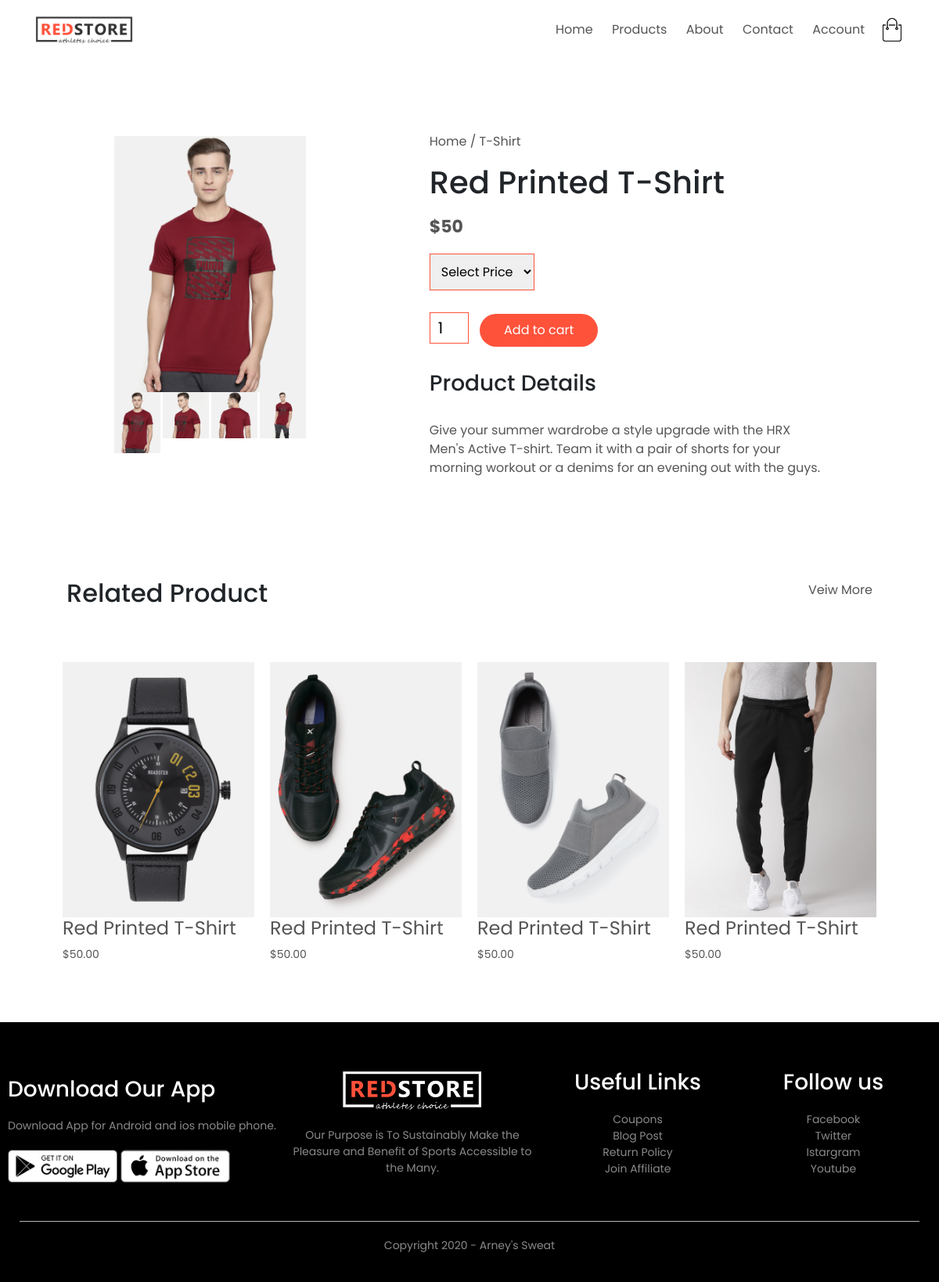
Screenshot of /productpage/1/ with the database file from the repository.
### home/models.py (models this page shows, shortened)
class pppp(models.Model):
    name= models.CharField(max_length=100, null=True)
    price = models.IntegerField()
    description = models.TextField()
    product_pic = models.ImageField(upload_to = 'static/images/')

### home/views.py (the view)
# urls.py: path('productpage/<str:id_test>/', views.productpage, name='productpage'),
def productpage(request,id_test):
    single = pppp.objects.get(id=id_test)
    print(single.name)
    print(single.description)
    context= {"single": single}
    return render(request, 'productpage.html', context)

### templates/productpage.html (shortened to what this page needs)
{% load static %}
<!DOCTYPE html>
<html lang="en">
<head>
    <link rel="stylesheet" href="{% static 'css/bootstrap.css'%}">
    <link rel="stylesheet" href="{% static 'css/style.css' %}">
</head>
<body>
        <div class="container">
            <div class="navbar">
                <div class="logo">
                    <img src="{% static 'images/logo.png' %} " width="125px">
                </div>
                <nav>
                    <ul id="MenuItems">
                        <li><a href="{% url 'home' %}">Home</a></li>
                        <li><a href="{% url 'product' %}">Products</a></li>
                        <li><a href="{% url 'about'  %}">About</a></li>
                        <li><a href="">Contact</a></li>
                        <li><a href="{% url 'account' %}">Account</a></li>
                    </ul>
                </nav>
                <img src="{% static 'images/cart.png' %}" width="30px" height="30px">
            </div>
        </div>
    <div class="small-container single-product">
        <div class="row">
            <div class="col-4">
                <img src="{{single.product_pic.url}} " width="100%" id="ProductImg">
                <div class="small-img-row">
                    <div class="small-img-col">
                        <img src="{{single.product_pic.url}} " width="100%" class="small-img">
                    </div>
                    <div class="small-img-col">
                        <img src="{% static 'images/gallery-2.jpg' %} " width="100%" class="small-img" >
                    </div>
                    <div class="small-img-col">
                        <img src="{% static 'images/gallery-3.jpg' %}" width="100%" class="small-img">
                    </div><div class="small-img-col">
                        <img src="{% static 'images/gallery-4.jpg' %}" width="100%" class="small-img">
                    </div>
                </div>
            </div>
            <div class="col-6">
                <p>Home / T-Shirt</p>
                <h1> {{single.name}}</h1>
                <h4>${{single.price}}</h4>
                <select>
                    <option>Select Price</option>
                </select>
                <input type="number" value="1">
                <a href="" class="btn">Add to cart</a>
                <h3> Product Details</h3>
                <br>
                <p>{{single.description}}</p>
            </div>
        </div>
    </div>
<div class="small-container">
    <div class="row row-2">
        <h2>Related Product</h2>
        <p>Veiw More</p>
    </div>
</div>
    <div class="small-container">
        <div class="row">
            <div class="col-4">
                <img src="{% static 'images/product-9.jpg' %} ">
                <h4>Red Printed T-Shirt</h4>
                <p>$50.00</p>
            </div>
            <div class="col-4">
                <img src="{% static 'images/product-10.jpg' %}">
                <h4>Red Printed T-Shirt</h4>
                <p>$50.00</p>
            </div>
            <div class="col-4">
                <img src="{% static 'images/product-11.jpg' %}">
                <h4>Red Printed T-Shirt</h4>
                <p>$50.00</p>
            </div>
            <div class="col-4">
                <img src="{% static 'images/product-12.jpg' %}">
                <h4>Red Printed T-Shirt</h4>
                <p>$50.00</p>
            </div>
        </div>
    </div>
    <div class="footer">
        <div class="container">
            <div class="row">
                <div class="footer-col-1">
                    <h3> Download Our App </h3>
                    <p>Download App for Android and ios mobile phone.</p>
                    <div class="app-logo">
                        <img src="{% static 'images/play-store.png' %}">
                        <img src="{% static 'images/app-store.png' %}">
                    </div>
                </div>
                <div class="footer-col-2">
                    <img src="{% static 'images/logo-white.png' %}">
                    <p>Our Purpose is To Sustainably Make the Pleasure and
                        Benefit of Sports Accessible to the Many.</p>
                </div>
                <div class="footer-col-3">
                    <h3>Useful Links</h3>
                    <ul>
                        <li>Coupons</li>
                        <li>Blog Post</li>
                        <li>Return Policy</li>
                        <li>Join Affiliate</li>
                    </ul>
                </div>
                <div class="footer-col-3">
                    <h3>Follow us</h3>
                    <ul>
                        <li>Facebook</li>
                        <li>Twitter</li>
                        <li>Istargram</li>
                        <li>Youtube</li>
                    </ul>
                </div>
            </div>
            <hr>
            <p class="copyright">Copyright 2020 - Arney's Sweat </p>
        </div>
    </div>
</body>
</html>

### static/css/style.css (style rules this page uses)
* { margin: 0; padding: 0; box-sizing: border-box; }
body { font-family: 'Poppins', sans-serif; }
.navbar { display: flex; align-items: center; padding: 20px; }
nav { flex: 1; text-align: right; }
nav ul { display: inline-block; list-style-type: none; }
nav ul li { display: inline-block; margin-right: 20px; }
a { text-decoration: none; color: #555; }
p { color: #555; }
.container { max-width: 1300px; margin: auto; padding-left: 25px; padding-right: 25px; }
.row { display: flex; align-items: center; flex-wrap: wrap; justify-content: space-around; }
.btn { display: inline-block; background: #ff523b; color: #fff; padding: 8px 30px; margin: 30px 0; border-radius: 30px; transition: background 0.5s; }
.small-container { max-width: 1080px; margin: auto; padding-left: 25px; padding-right: 25px; }
.col-4 { flex-basis: 25%; padding: 10px; min-width: 200px; margin-bottom: 50px; transition: transform 0.5s; }
.col-4 img { width: 100%; }
h4 { color: #555; font-weight: normal; }
.col-4 p { font-size: 14px; }
.footer { background: #000; color: #8a8a8a; font-size: 14px; padding: 60px 0 20px; }
.footer p { color: #8a8a8a; }
.footer h3 { color:#fff; margin-bottom: 20px; }
.footer-col-1, .footer-col-2, .footer-col-3, .footer-col-4 { min-width: 250px; margin-bottom: 20px; }
.footer-col-1 { flex-basis: 30%; }
.footer-col-2 { flex: 1; text-align: center; }
.footer-col-2 img { width: 180px; margin-bottom: 20px; }
.footer-col-3, .footer-col-4 { flex-basis: 12%; text-align: center; }
ul { list-style-type: none; }
.app-logo { margin-top: 20px; }
.app-logo img { width: 140px; }
.footer hr { border: none; background: #b5b5b5; height: 1px; margin: 20px 0; }
.copyright { text-align: center; }
.row-2 { justify-content: space-between; margin: 100px auto 50px; }
select { border: 1px solid #ff523b; padding: 5px; }
.single-product { margin-top: 80px; }
.single-product h4 { margin: 20px 0; font-size: 22px; font-weight: bold; }
.single-product select { display: block; padding: 10px; margin-top: 20px; }
.single-product input { width: 50px; height: 40px; padding-left: 10px; font-size: 20px; margin-right: 10px; border: 1px solid #ff523b; }
.small-img-row { display: flex; justify-content: space-between; }
.small-img-col { flex-basis: 24%; cursor: pointer; }

### rows the page displays
pppp: product_pic (picture), name "Red Printed T-Shirt", price "50", description "Give your summer wardrobe a style upgrade with the HRX Men's Active T-shirt. Team it with a pair of shorts for your morning workout or a denims for an evening out with the guys."
